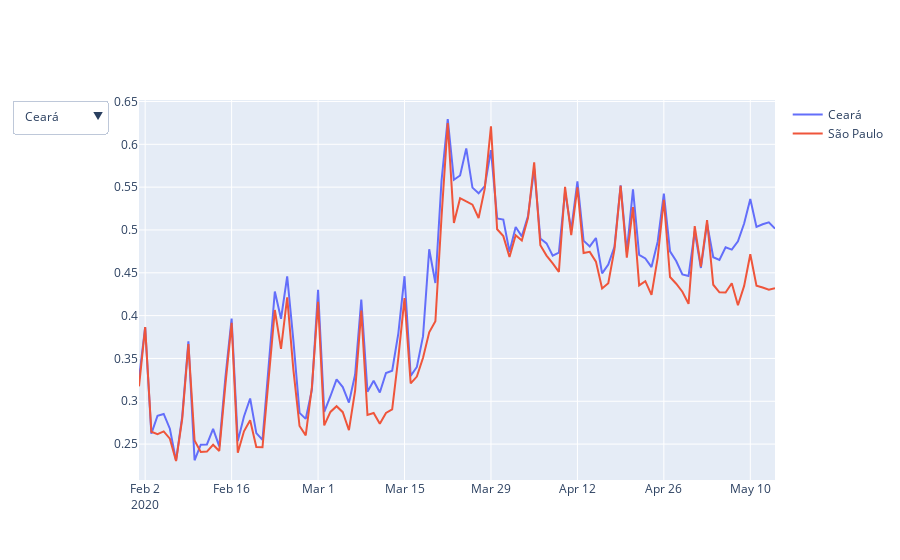

The code cell stored with this chart in its notebook:
### Code cell
fig = go.Figure()

# Add traces
fig.add_trace(go.Scatter(
    x=t.columns,
    y=t.query('state_name == "Ceará"').values[0],
    name='Ceará'))

# Add traces
fig.add_trace(go.Scatter(
    x=t.columns,
    y=t.query('state_name == "São Paulo"').values[0],
    name='São Paulo'))

fig.update_layout(
    updatemenus=[
        dict(
            active=0,
            buttons=list([
                dict(label="Ceará",
                     method="update",
                     args=[{"visible": [True, False]},
                           {"title": "Distanciamento social",
                            "annotations": []}]),
                dict(label="São Paulo",
                     method="update",
                     args=[{"visible": [False, True]},
                           {"title": "Distanciamento social",
                            "annotations": []}]),
                dict(label="CE e SP",
                     method="update",
                     args=[{"visible": [True, True]},
                           {"title": "Distanciamento social",
                            "annotations": []}]),

            ]),
        )
    ])



fig.show()
